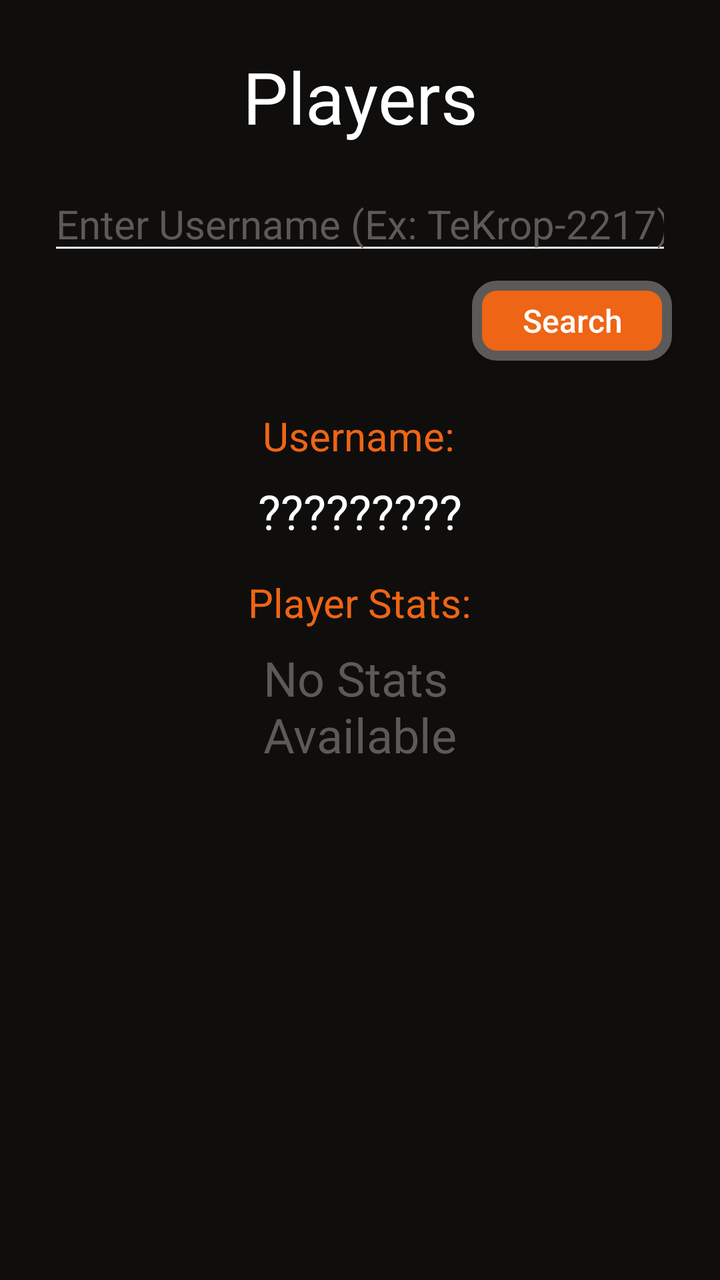
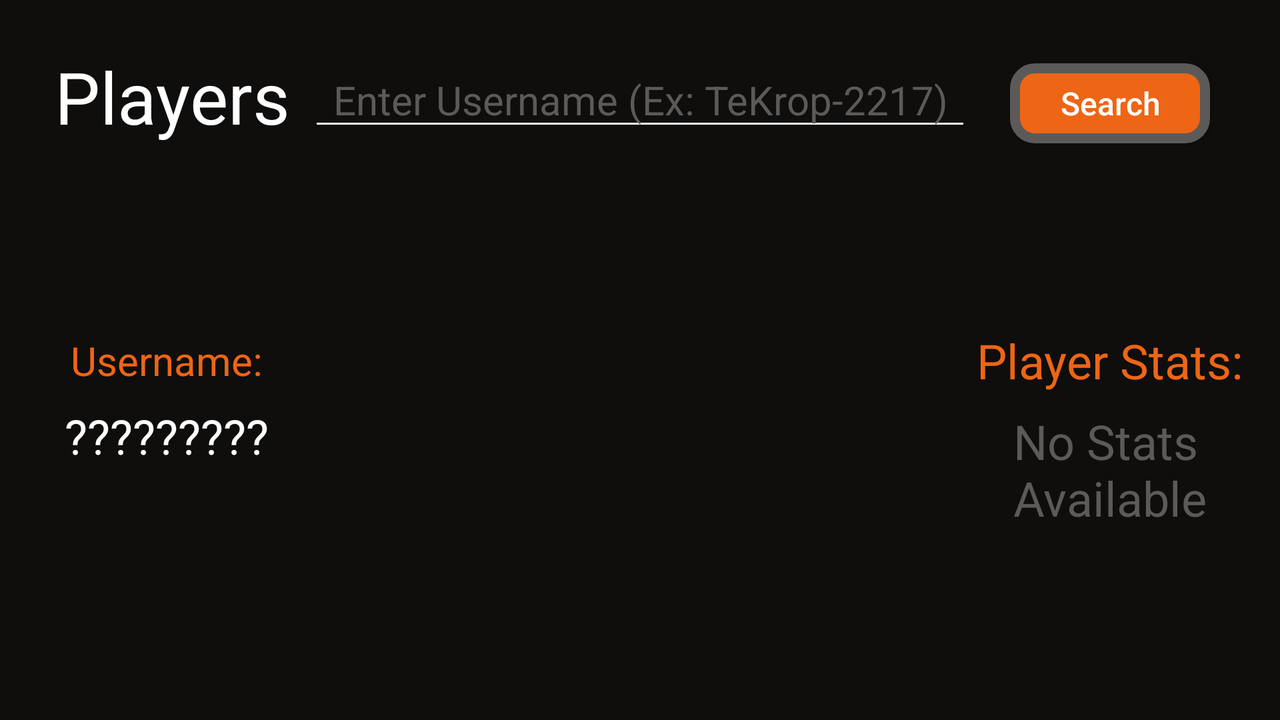

Compare how this app lays out the same screen by default and in its alternative resource folder. The renders come first, then the two layout files and the values they reference.
<!-- AndroidManifest.xml: application theme Theme.Overwatch2App_MenuActivity -->
<!-- res/layout/activity_players.xml -->
<?xml version="1.0" encoding="utf-8"?>
<androidx.constraintlayout.widget.ConstraintLayout xmlns:android="http://schemas.android.com/apk/res/android"
    xmlns:app="http://schemas.android.com/apk/res-auto"
    xmlns:tools="http://schemas.android.com/tools"
    android:layout_width="match_parent"
    android:layout_height="match_parent"
    android:background="@color/lightblack"
    tools:context=".playersActivity.PlayersActivity">

    <TextView
        android:id="@+id/playersSectionTitle"
        android:layout_width="wrap_content"
        android:layout_height="wrap_content"
        android:layout_marginTop="24dp"
        android:text="@string/playersSectionTitleDefaultText"
        android:textColor="@color/white"
        android:textSize="36sp"
        app:layout_constraintEnd_toEndOf="parent"
        app:layout_constraintHorizontal_bias="0.5"
        app:layout_constraintStart_toStartOf="parent"
        app:layout_constraintTop_toTopOf="parent" />

    <EditText
        android:id="@+id/searchPlayerEditText"
        android:layout_width="0sp"
        android:layout_height="wrap_content"
        android:layout_marginStart="24dp"
        android:layout_marginTop="16dp"
        android:layout_marginEnd="24dp"
        android:backgroundTint="@color/white"
        android:ems="15"
        android:hint="@string/searchPlayerEditTextHintDefault"
        android:inputType="text"
        android:textColor="@color/white"
        android:textColorHint="@color/grey"
        android:textSize="20sp"
        app:layout_constraintEnd_toEndOf="parent"
        app:layout_constraintHorizontal_bias="0.0"
        app:layout_constraintStart_toStartOf="parent"
        app:layout_constraintTop_toBottomOf="@+id/playersSectionTitle"
        tools:ignore="Autofill,TextContrastCheck" />

    <Button
        android:id="@+id/searchPlayerButton"
        android:layout_width="100dp"
        android:layout_height="40dp"
        android:layout_marginTop="8dp"
        android:background="@drawable/custom_activity_button"
        android:text="@string/searchPlayerButtonDefaultText"
        android:textAllCaps="false"
        android:textColor="@color/white"
        android:textSize="16sp"
        app:layout_constraintEnd_toEndOf="@+id/searchPlayerEditText"
        app:layout_constraintTop_toBottomOf="@+id/searchPlayerEditText"
        tools:ignore="TextContrastCheck,TouchTargetSizeCheck" />

    <TextView
        android:id="@+id/userNameTitle"
        android:layout_width="wrap_content"
        android:layout_height="wrap_content"
        android:layout_marginTop="24dp"
        android:text="@string/userNameTitleDefaultText"
        android:textColor="@color/orange"
        android:textSize="20sp"
        app:layout_constraintEnd_toEndOf="parent"
        app:layout_constraintHorizontal_bias="0.498"
        app:layout_constraintStart_toStartOf="parent"
        app:layout_constraintTop_toBottomOf="@+id/searchPlayerButton" />

    <TextView
        android:id="@+id/userNameDisplay"
        android:layout_width="wrap_content"
        android:layout_height="wrap_content"
        android:layout_marginTop="8dp"
        android:text="@string/userNameDisplayDefaultText"
        android:textColor="@color/white"
        android:textSize="24sp"
        app:layout_constraintEnd_toEndOf="parent"
        app:layout_constraintHorizontal_bias="0.5"
        app:layout_constraintStart_toStartOf="parent"
        app:layout_constraintTop_toBottomOf="@+id/userNameTitle" />

    <TextView
        android:id="@+id/playerStatsTitle"
        android:layout_width="wrap_content"
        android:layout_height="wrap_content"
        android:layout_marginTop="16dp"
        android:text="@string/playerStatsDefaultText"
        android:textColor="@color/orange"
        android:textSize="20sp"
        app:layout_constraintEnd_toEndOf="parent"
        app:layout_constraintHorizontal_bias="0.5"
        app:layout_constraintStart_toStartOf="parent"
        app:layout_constraintTop_toBottomOf="@+id/userNameDisplay" />

    <TextView
        android:id="@+id/noStatsDisplay"
        android:layout_width="wrap_content"
        android:layout_height="wrap_content"
        android:layout_marginTop="8dp"
        android:text="@string/noStatsDisplayDefaultText"
        android:textColor="@color/grey"
        android:textSize="24sp"
        app:layout_constraintEnd_toStartOf="@+id/playerStatsTreeRecyclerView"
        app:layout_constraintHorizontal_bias="0.5"
        app:layout_constraintStart_toEndOf="@+id/playerStatsTreeRecyclerView"
        app:layout_constraintTop_toBottomOf="@+id/playerStatsTitle"
        tools:ignore="TextContrastCheck" />

    <androidx.recyclerview.widget.RecyclerView
        android:id="@+id/playerStatsTreeRecyclerView"
        android:layout_width="match_parent"
        android:layout_height="0dp"
        android:layout_marginStart="24dp"
        android:layout_marginTop="8dp"
        android:layout_marginEnd="24dp"
        app:layout_constraintBottom_toTopOf="@+id/overwatchLogoImageBackButton"
        app:layout_constraintTop_toBottomOf="@+id/playerStatsTitle"
        tools:layout_editor_absoluteX="0dp"
        tools:listitem="@layout/recyclerview_playerstat_item" />

    <ImageView
        android:id="@+id/overwatchLogoImageBackButton"
        android:layout_width="50dp"
        android:layout_height="50dp"
        android:layout_marginBottom="24dp"
        android:src="@drawable/overwatch_logo"
        app:layout_constraintBottom_toBottomOf="parent"
        app:layout_constraintEnd_toEndOf="parent"
        app:layout_constraintHorizontal_bias="0.5"
        app:layout_constraintStart_toStartOf="parent"
        tools:ignore="ContentDescription" />

</androidx.constraintlayout.widget.ConstraintLayout>
<!-- res/layout/recyclerview_playerstat_item.xml (included above) -->
<?xml version="1.0" encoding="utf-8"?>
<androidx.constraintlayout.widget.ConstraintLayout
    xmlns:android="http://schemas.android.com/apk/res/android"
    xmlns:app="http://schemas.android.com/apk/res-auto"
    xmlns:tools="http://schemas.android.com/tools"
    android:layout_width="match_parent"
    android:layout_height="wrap_content"
    android:layout_marginStart="8dp"
    android:layout_marginBottom="8dp">

    <TextView
        android:id="@+id/playerStatItem"
        android:layout_width="wrap_content"
        android:layout_height="wrap_content"
        android:textSize="16sp"
        app:layout_constraintStart_toStartOf="parent"
        app:layout_constraintTop_toTopOf="parent"
        android:textColor="@color/white"
        android:background="@color/lightblack"
        tools:text="Player Stat" />

</androidx.constraintlayout.widget.ConstraintLayout>
<!-- resources referenced by this layout -->
<resources>
  <color name="grey">#5C5A59</color>
  <color name="lightblack">#0F0E0D</color>
  <color name="orange">#EE6515</color>
  <color name="white">#FFFFFFFF</color>
  <!-- drawable custom_activity_button (drawable) -->
  <?xml version="1.0" encoding="utf-8"?>
  <shape android:shape="rectangle"
      xmlns:android="http://schemas.android.com/apk/res/android">
  
      
      <stroke
          android:width="5dp"
          android:color="@color/grey" />
  
      
      <solid android:color="@color/orange" />
  
      
      <corners android:radius="10dp" />
  </shape>
  <string name="noStatsDisplayDefaultText">No Stats\nAvailable</string>
  <string name="playerStatsDefaultText">Player Stats:</string>
  <string name="playersSectionTitleDefaultText">Players</string>
  <string name="searchPlayerButtonDefaultText">Search</string>
  <string name="searchPlayerEditTextHintDefault">Enter Username (Ex: TeKrop-2217)</string>
  <string name="userNameDisplayDefaultText">\?????????</string>
  <string name="userNameTitleDefaultText">Username:</string>
  <style name="Theme.Overwatch2App_MenuActivity" parent="Base.Theme.Overwatch2App_MenuActivity" />
  <style name="Base.Theme.Overwatch2App_MenuActivity" parent="Theme.AppCompat.Light.NoActionBar">
          
          
      </style>
</resources>
<!-- res/layout-land/activity_players.xml (the repository's variant of the layout above) -->
<!-- drawn on the phone turned sideways -->
<?xml version="1.0" encoding="utf-8"?>
<androidx.constraintlayout.widget.ConstraintLayout xmlns:android="http://schemas.android.com/apk/res/android"
    xmlns:app="http://schemas.android.com/apk/res-auto"
    xmlns:tools="http://schemas.android.com/tools"
    android:layout_width="match_parent"
    android:layout_height="match_parent"
    android:background="@color/lightblack"
    tools:context=".playersActivity.PlayersActivity">

    <TextView
        android:id="@+id/playersSectionTitle"
        android:layout_width="wrap_content"
        android:layout_height="wrap_content"
        android:layout_marginTop="24dp"
        android:layout_marginEnd="150dp"
        android:text="@string/playersSectionTitleDefaultText"
        android:textColor="@color/white"
        android:textSize="36sp"
        app:layout_constraintEnd_toStartOf="@+id/overwatchLogoImageBackButton"
        app:layout_constraintTop_toTopOf="parent" />

    <Button
        android:id="@+id/searchPlayerButton"
        android:layout_width="100dp"
        android:layout_height="40dp"
        android:layout_marginStart="160dp"
        android:background="@drawable/custom_activity_button"
        android:text="@string/searchPlayerButtonDefaultText"
        android:textAllCaps="false"
        android:textColor="@color/white"
        android:textSize="16sp"
        app:layout_constraintBaseline_toBaselineOf="@+id/searchPlayerEditText"
        app:layout_constraintStart_toEndOf="@+id/overwatchLogoImageBackButton"
        tools:ignore="TextContrastCheck,TouchTargetSizeCheck" />

    <EditText
        android:id="@+id/searchPlayerEditText"
        android:layout_width="wrap_content"
        android:layout_height="wrap_content"
        android:backgroundTint="@color/white"
        android:ems="14"
        android:gravity="center"
        android:hint="@string/searchPlayerEditTextHintDefault"
        android:inputType="text"
        android:textColor="@color/white"
        android:textColorHint="@color/grey"
        android:textSize="20sp"
        app:layout_constraintBottom_toBottomOf="@+id/playersSectionTitle"
        app:layout_constraintEnd_toEndOf="parent"
        app:layout_constraintStart_toStartOf="parent"
        app:layout_constraintTop_toTopOf="@+id/playersSectionTitle"
        tools:ignore="Autofill,TextContrastCheck,TouchTargetSizeCheck" />

    <TextView
        android:id="@+id/userNameTitle"
        android:layout_width="wrap_content"
        android:layout_height="wrap_content"
        android:text="@string/userNameTitleDefaultText"
        android:textColor="@color/orange"
        android:textSize="20sp"
        app:layout_constraintBottom_toBottomOf="parent"
        app:layout_constraintEnd_toEndOf="@+id/playersSectionTitle"
        app:layout_constraintHorizontal_bias="0.372"
        app:layout_constraintStart_toStartOf="@+id/playersSectionTitle"
        app:layout_constraintTop_toTopOf="parent"
        app:layout_constraintVertical_bias="0.5" />

    <TextView
        android:id="@+id/userNameDisplay"
        android:layout_width="wrap_content"
        android:layout_height="wrap_content"
        android:layout_marginTop="8dp"
        android:text="@string/userNameDisplayDefaultText"
        android:textColor="@color/white"
        android:textSize="24sp"
        app:layout_constraintEnd_toEndOf="@+id/userNameTitle"
        app:layout_constraintStart_toStartOf="@+id/userNameTitle"
        app:layout_constraintTop_toBottomOf="@+id/userNameTitle" />

    <TextView
        android:id="@+id/playerStatsTitle"
        android:layout_width="wrap_content"
        android:layout_height="wrap_content"
        android:text="@string/playerStatsDefaultText"
        android:textColor="@color/orange"
        android:textSize="24sp"
        app:layout_constraintBottom_toBottomOf="@+id/userNameTitle"
        app:layout_constraintEnd_toEndOf="@+id/searchPlayerButton"
        app:layout_constraintStart_toStartOf="@+id/searchPlayerButton"
        app:layout_constraintTop_toTopOf="@+id/userNameTitle" />

    <TextView
        android:id="@+id/noStatsDisplay"
        android:layout_width="wrap_content"
        android:layout_height="wrap_content"
        android:layout_marginTop="8dp"
        android:text="@string/noStatsDisplayDefaultText"
        android:textColor="@color/grey"
        android:textSize="24sp"
        app:layout_constraintEnd_toEndOf="@+id/playerStatsTitle"
        app:layout_constraintStart_toStartOf="@+id/playerStatsTitle"
        app:layout_constraintTop_toBottomOf="@+id/playerStatsTitle"
        tools:ignore="TextContrastCheck" />

    <androidx.recyclerview.widget.RecyclerView
        android:id="@+id/playerStatsTreeRecyclerView"
        android:layout_width="275dp"
        android:layout_height="200dp"
        android:layout_marginStart="24dp"
        android:layout_marginEnd="24dp"
        app:layout_constraintBottom_toBottomOf="@+id/overwatchLogoImageBackButton"
        app:layout_constraintEnd_toEndOf="parent"
        app:layout_constraintStart_toEndOf="@+id/overwatchLogoImageBackButton"
        tools:listitem="@layout/recyclerview_playerstat_item" />

    <ImageView
        android:id="@+id/overwatchLogoImageBackButton"
        android:layout_width="50dp"
        android:layout_height="50dp"
        android:layout_marginBottom="24dp"
        android:src="@drawable/overwatch_logo"
        app:layout_constraintBottom_toBottomOf="parent"
        app:layout_constraintEnd_toEndOf="parent"
        app:layout_constraintStart_toStartOf="parent"
        tools:ignore="ContentDescription" />

</androidx.constraintlayout.widget.ConstraintLayout>
